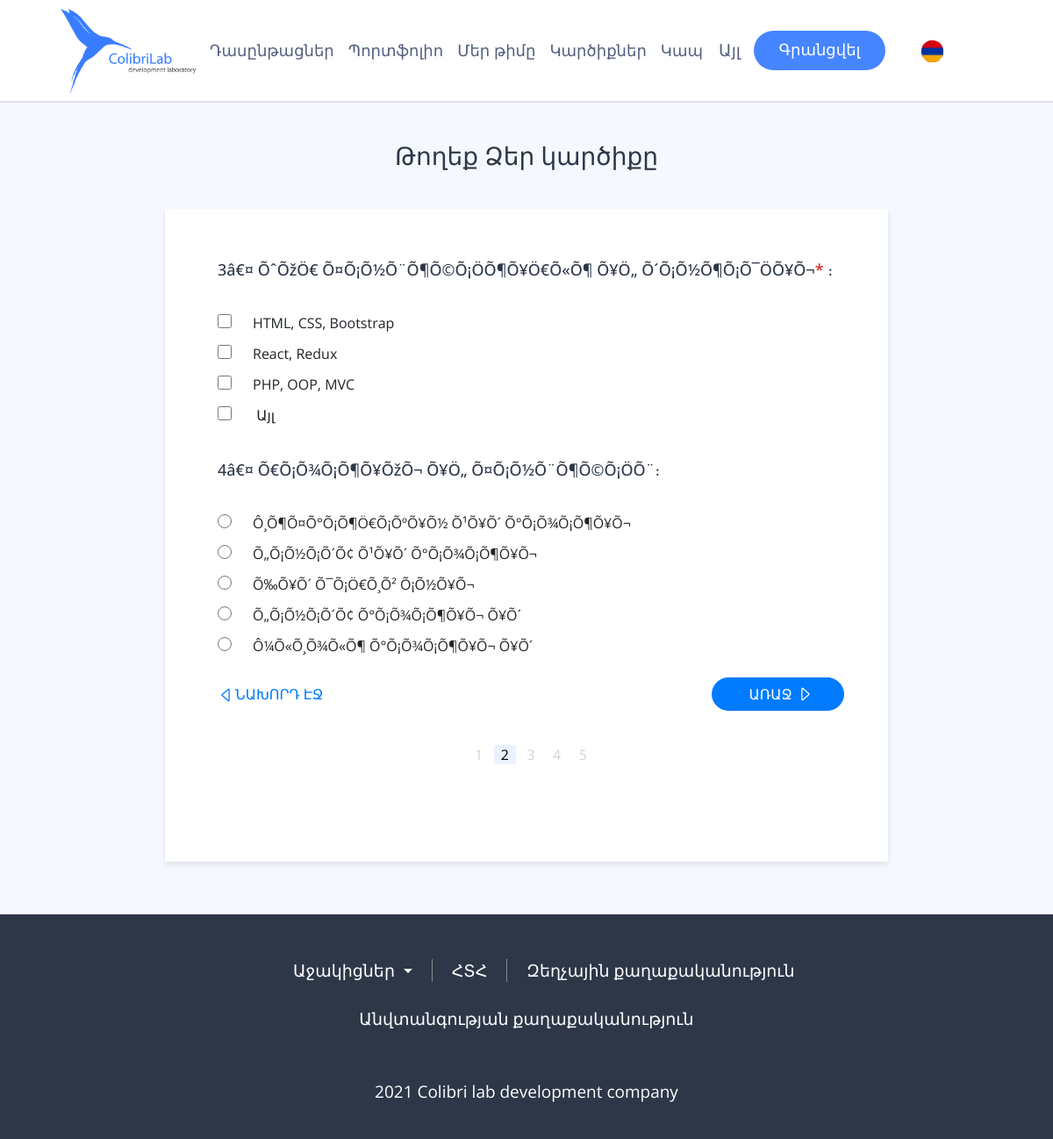
/yes1.php, run on the app's committed database.
### tables this page shows
CREATE TABLE `questions_yes` (
  `id` int(4) NOT NULL,
  `question` varchar(300) DEFAULT NULL,
  `checked` varchar(15) DEFAULT NULL
);

CREATE TABLE `answers` (
  `id` int(4) NOT NULL,
  `patasxan` varchar(150) DEFAULT NULL,
  `type` varchar(30) DEFAULT NULL,
  `harc_id` int(4) DEFAULT NULL
);

### admin/model.php (called while the page is built, shortened)
<?php
   class model {
       private $conn;
       public function  __construct(){
           $this->conn=mysqli_connect('localhost', 'root', '123456', 'colibrilab');
       }
       public function get ($table, $id=null){
        if (!$id) {
            $query="select * from $table ";
            $res=mysqli_query($this->conn,$query);
            if(mysqli_num_rows($res)>0){
                return mysqli_fetch_all($res, MYSQLI_ASSOC);
            }
           return null;
        }
         return null;
    }
    public function get_answer($harc_id){
        $query="select * from answers where harc_id='$harc_id'";
        $res = mysqli_query($this->conn, $query);
        return mysqli_fetch_all($res, MYSQLI_ASSOC);
    }
}
?>

### yes1.php (the view, shortened to what this page needs)
<?php
include("./admin/model.php");
$model = new model;
$m=$model->get('questions_yes');
include_once ('./meta.php');
?>
<link rel="stylesheet" href="./css/yes1.css">
<?php
include_once ('./header.php');
?>
    <div class="all">
        <h3 class="h3">Թողեք Ձեր կարծիքը</h3>
            <div class="page">
                <?php
                        if ($m[2]['checked']=="on") {
                            echo "<h5 class='subtitle subtitle1'  style='position: relative; display: block;'>".$m[2]['question']."<span>*</span> ։<span class='error1'>Պարտադիր է լրացման</span></h5>";
                        }else{
                            echo "<h5 class='subtitle subtitle1'  style='position: relative; display: block;'>".$m[2]['question']."։</h5>";
                        }
                    ?>
                        <?php
                            $id=$m[2]['id'];
                            $answer = $model->get_answer($id);
                        foreach ($answer as  $val) {
                            if ($val['type']=='input') {
                                echo "<input type=".$val['type']." placeholder='Մուտքագրեք տեքստը' class='arr form-control shadow-none' style='border:none;border-bottom: 3px solid #E5E5E6;' id=".$val['id']." name='inp'>";
                            }
                            else{
                                if ($val['type']=='radio') {
                                   echo "<p><input type=".$val['type']." class='radio' id=".$val['id']." name='inp'><label for=".$val['id']."><span class=span>".$val['patasxan']."</span></label></p>";
                                }else{
                                    echo "<p><input type=".$val['type']." class='checkbox' id=".$val['id']." name='inp'><label for=".$val['id']."><span class=span>".$val['patasxan']."</span></label></p>";
                                }
                            }
                        }
                        ?>
                <p><input type="checkbox" class="other" id="5" name="inp"> <label for="5"><span class=span>Այլ</span></label></p>
                    <?php
                        if ($m[3]['checked']=="on") {
                            echo "<h5 class='subtitle subtitle2'  style='position: relative; display: block; margin-top: 40px;'>".$m[3]['question']."<span>*</span> ։<span class='error2'>Պարտադիր է լրացման</span></h5>";
                        }else{
                            echo "<h5 class='subtitle subtitle2'  style='position: relative; display: block; margin-top: 40px;'>".$m[3]['question']."։</h5>";
                        }
                    ?>
                    <?php
                            $id=$m[3]['id'];
                            $answer = $model->get_answer($id);
                        foreach ($answer as  $val) {
                            if ($val['type']=='input') {
                                echo "<input type=".$val['type']." placeholder='Մուտքագրեք տեքստը' class='arr form-control shadow-none' style='border:none;border-bottom: 3px solid #E5E5E6;' id=".$val['id']." name='inp'>";
                            }
                            else{
                            echo "<p><input type=".$val['type']." class='radio' id=".$val['id']." name='inp'><label for=".$val['id']."><span class=span>".$val['patasxan']."</span></label></p>";
                            }
                        }
                    ?>
                <div class="next"><button class="btn btn-primary go "> <a class="a" >ԱՌԱՋ <svg style="margin-bottom: 2px;" xmlns="http://www.w3.org/2000/svg" width="20" height="20" fill="currentColor" class="bi bi-caret-right" viewBox="0 0 16 16">
                    <path d="M6 12.796V3.204L11.481 8 6 12.796zm.659.753 5.48-4.796a1 1 0 0 0 0-1.506L6.66 2.451C6.011 1.885 5 2.345 5 3.204v9.592a1 1 0 0 0 1.659.753z"/>
                  </svg></a></button></div>
                  <div class="previous" style="position: relative;" ><a class="prev" style="position: absolute; left: 0; top: -69px; text-decoration: none;" href="./index.php" ><svg style="margin-bottom: 3px; " xmlns="http://www.w3.org/2000/svg" width="20" height="20" fill="currentColor" class="bi bi-caret-left" viewBox="0 0 16 16">
                    <path d="M10 12.796V3.204L4.519 8 10 12.796zm-.659.753-5.48-4.796a1 1 0 0 1 0-1.506l5.48-4.796A1 1 0 0 1 11 3.204v9.592a1 1 0 0 1-1.659.753z"/>
                  </svg>ՆԱԽՈՐԴ ԷՋ</div></a>
                <div class="numbers">
                    <span>1</span>
                    <span class="span1">2</span>
                    <span>3</span>
                    <span>4</span>
                    <span>5</span>
                </div>
        </div>
    </div>
    <?php
include_once("./footer.php");
?>
</body>
</html>

### meta.php (shortened to what this page needs)
<!DOCTYPE html>
<html lang="en">
<head>

### header.php (shortened to what this page needs)
<link rel="stylesheet" href="./css/header.css">
<link rel="stylesheet" href="./css/footer.css">
<link rel="stylesheet" href="https://stackpath.bootstrapcdn.com/bootstrap/4.5.2/css/bootstrap.min.css">
</head>
<body>
<div class="container">
            <nav class="flex navbar navbar-expand-lg navbar-light  ">
                <div class="logo"><a href="http://colibrilab.am/#"><img src="./images/logo.png" width="170px"></a></div>
                <div class="nv collapse navbar-collapse" id="navbarTogglerDemo02">
                    <ul class="navigation" style="position: relative">
                        <li><a href="http://colibrilab.am/#eduservices-pricing"> Դասընթացներ</a></li>
                        <li><a href="http://colibrilab.am/#eduservices-blog"> Պորտֆոլիո</a></li>
                        <li><a href="http://colibrilab.am/#eduservices-teacher"> Մեր թիմը</a></li>
                        <li class="karciq"><a href="http://colibrilab.am/#eduservices-testimonial"> Կարծիքներ</a></li>
                        <li class="kap"><a href="http://colibrilab.am/#eduservices-contact"> Կապ</a></li>
                        <li class="drop"><div class="dropdown">
                            <button class="btn btn-secondary dpd  shadow-none btn-lg" style="background:transparent !important;border:none;outline:none; color: black; margin-right: 14px;margin-left: 10px; " type="button" id="dropdownMenuButton1" data-bs-toggle="dropdown" aria-expanded="false">
                                Այլ
                            </button>
                        </div>
                        </li>
                        <li><button class=" btn but  "><a class=" pulsingButton registr" href="http://colibrilab.am/reg_form.php">Գրանցվել</a>  </button></li>
                        <li><div class="pos1" ><span><img src="./images/1024px-United-states_flag_icon_round.svg.png" width="25px" alt=""></span></div></li>
                        <li><div class="pos2" ><span><img src="./images/flag-round-250.png" width="25px" alt=""></span></div></li>
                    </ul>
                </div>
              </nav>
    </div>
    <div class="border"></div>

### footer.php (shortened to what this page needs)
<div class="footer">
    <div class="footernav">
        <div class="part1">
            <div class="dropdown dd">
                <button class="btn btn-secondary dropdown-toggle shadow-none btn-lg" style="background:transparent !important;border:none;outline:none;padding-right: 22px; " type="button" id="dropdownMenuButton1" data-bs-toggle="dropdown" aria-expanded="false">
                    Աջակիցներ
                </button>
            </div>
              <span><a href="">ՀՏՀ</a></span>
              <span><a href="">Զեղչային քաղաքականություն</a></span>
        </div>
        <p class="fp1"><a class="footp1" href="">Անվտանգության քաղաքականություն</a></p>
        <p class="fp2"><p class="footp2" >2021 Colibri lab development company</p>
    </div>
</div>

### css/yes1.css (style rules this page uses)
body { overflow-x: hidden; }
p { font-family: 'Open Sans', sans-serif; }
span { font-family: 'Open Sans', sans-serif; }
h3 { font-family: 'Open Sans', sans-serif; }
h5 { font-family: 'Open Sans', sans-serif; }
a { font-family: 'Open Sans', sans-serif; }
.all { width: 100%; height: 100%; background: #F5F9FF 0% 0% no-repeat padding-box; padding-bottom: 60px; }
.h3 { text-align: center; font-size: 32px; color: #2D3748; padding: 44px 0; margin-bottom: 0 !important; }
.page { padding-top: 59px; padding-bottom: 36px; padding-left: 60px; height: 744px !important; max-width: 824px; background: #FFFFFF 0% 0% no-repeat padding-box; box-shadow: 0px 3px 6px #70707029; margin: 0 auto; padding-right: 50px; }
.subtitle { font-size: 18px; color: #2D3748; margin-bottom: 37px; }
.subtitle>span { color: #DF1717; }
.span { margin-left: 24px; font-size: 16px ; }
.page>p { margin-bottom: 11px; }
.next { text-align: right; margin-top: 24px; }
.next>button { border-radius: 90px !important; margin-bottom: 38px; }
.numbers { text-align: center; }
.numbers>span { padding-right: 8px; padding-left: 8px; color: #D3D3D3; }
.span1 { color: black !important; background: #387DFF1A 0% 0% no-repeat padding-box; border-radius: 2px; }
.a { text-decoration: none; color: #FFFFFF; padding-left: 29px; padding-right: 22px; }
p>input { height: 16px; width: 16px; }

### css/header.css (style rules this page uses)
body { overflow-x: hidden; }
p { font-family: 'Open Sans', sans-serif; }
span { font-family: 'Open Sans', sans-serif; }
h3 { font-family: 'Open Sans', sans-serif; }
h5 { font-family: 'Open Sans', sans-serif; }
a { font-family: 'Open Sans', sans-serif; }
.span { font-family: 'Open Sans', sans-serif; }
.navigation { display: flex; justify-content: space-between; margin-bottom: 0; padding-left: 0; align-items: center; }
.navigation>li>a { text-decoration: none; color: #545f7e; padding: 10px 10px; margin-top: 10px; margin-bottom: 10px; font-size: 18px; }
.navigation>li { list-style-type: none; }
.but { border-radius: 90px !important; padding: 5px 0 !important; }
.flex { max-width: 1306px; height: 114.875px; align-items: center; display: flex !important; justify-content: space-between !important; }
.pos1 { position: absolute; top: 16px; right: -75px; width: 35px !important; }
.pos2 { position: absolute; top: 16px; right: -75px; width: 35px !important; }
.nv { margin-left:120px !important; }
.registr { text-decoration: none; color: #FFFFFF; }
li>.dropdown>button { padding: 0 !important; }
.dpd { color: #545f7e !important; font-family: 'Open Sans', sans-serif; }
@media only screen and (max-width: 1210px) { .nv { margin-left:90px !important; } }
@media only screen and (max-width: 1210px) { .navigation>li>a { padding: 10px 8px; } }
@media only screen and (max-width: 1200px) { .nv { margin-left:0 !important; } }
@media only screen and (min-width: 991px) { .flex { height: 114.8px !important; } }
.pulsingButton { width: 150px; text-align: center; white-space: nowrap; display: block; padding: 9px 10px; box-shadow: 0 0 0 0 #4585FF; border-radius: 90px; background-color: #4585FF; -webkit-animation: pulsing 3s infinite cubic-bezier(0.66, 0, 0, 1); -moz-animation: pulsing 3s infinite cubic-bezier(0.66, 0, 0, 1); -ms-animation: pulsing 3s infinite cubic-bezier(0.66, 0, 0, 1); animation: pulsing 3s infinite cubic-bezier(0.66, 0, 0, 1); font-size: 18px; font-weight: normal; font-family: sans-serif; text-decoration: none !important; color: #ffffff; transition: all 300ms ease-in-out; z-index: 100 !important; }

### css/footer.css (style rules this page uses)
.footer { height: 257px; width: 100%; background: #2D3748 0% 0% no-repeat padding-box; }
.part1 { display: flex; align-items: center; text-align: center; padding-top: 30px; }
.part1>span>a { text-decoration: none; font-size: 19px; color: #FFFFFF; padding-left: 22px; padding-right:22px; border-left:1px solid #898989 ; }
.footp1 { font-size: 19px; text-decoration: none; color: #FFFFFF; }
.footp2 { font-size: 19px; text-decoration: none; color: #FFFFFF; }
.btn-lg { font-size: 19px !important; font-family: 'Open Sans', sans-serif; }
.footernav { width: 734px; margin: 0 auto; text-align: center; }
.fp1 { margin-top: 18px !important; }
.fp2 { margin-top: 55px; }
@media only screen and (max-width: 2000px) { .dd { padding-left: 85px; } }

### footer.php (style rules this page uses)
.footer { height: 256px; }
.part1 { padding-top: 42px; }

### yes1.php (style rules this page uses)
label { margin-bottom:0 !important; }

### data on the page
questions_yes: question "3â€¤ ÕˆÕžÖ€ Õ¤Õ¡Õ½Õ¨Õ¶Õ©Õ¡ÖÕ¶Õ¥Ö€Õ«Õ¶ Õ¥Ö„ Õ´Õ¡Õ½Õ¶Õ¡Õ¯ÖÕ¥Õ¬"
answers: patasxan "HTML, CSS, Bootstrap"
answers: patasxan "React, Redux"
answers: patasxan "PHP, OOP, MVC"
questions_yes: question "4â€¤ Õ€Õ¡Õ¾Õ¡Õ¶Õ¥ÕžÕ¬ Õ¥Ö„ Õ¤Õ¡Õ½Õ¨Õ¶Õ©Õ¡ÖÕ¨"
answers: patasxan "Ô¸Õ¶Õ¤Õ°Õ¡Õ¶Ö€Õ¡ÕºÕ¥Õ½ Õ¹Õ¥Õ´ Õ°Õ¡Õ¾Õ¡Õ¶Õ¥Õ¬"
answers: patasxan "Õ„Õ¡Õ½Õ¡Õ´Õ¢ Õ¹Õ¥Õ´ Õ°Õ¡Õ¾Õ¡Õ¶Õ¥Õ¬"
answers: patasxan "Õ‰Õ¥Õ´ Õ¯Õ¡Ö€Õ¸Õ² Õ¡Õ½Õ¥Õ¬"
answers: patasxan "Õ„Õ¡Õ½Õ¡Õ´Õ¢ Õ°Õ¡Õ¾Õ¡Õ¶Õ¥Õ¬ Õ¥Õ´"
answers: patasxan "Ô¼Õ«Õ¸Õ¾Õ«Õ¶ Õ°Õ¡Õ¾Õ¡Õ¶Õ¥Õ¬ Õ¥Õ´"
